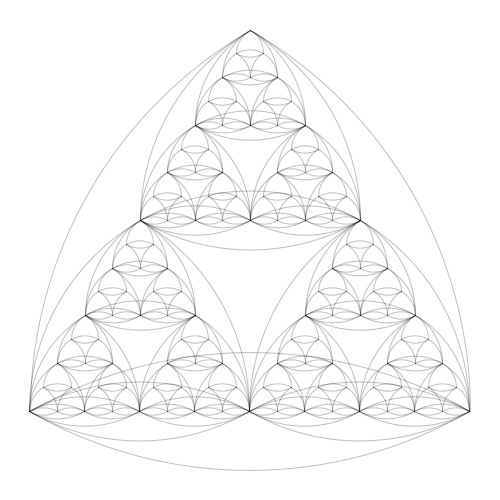
Frame 1 (no input)
Frame 60 (the mouse pressed at the canvas centre just before this capture): identical to frame 1, image omitted
Frame 120 (the mouse held since frame 60 and released just before this capture): identical to frame 1, image omitted

The Processing sketch that drew this single still picture (run headless with seeded random() and noise(); from frame 60 on, the mouse is pressed at the canvas centre):

// Processing sketch: processing_102084
// ── processing_102084.pde


  ////////////////////////////
  //                        //
  //        doodle 5        //
  //                        //
  ////////////////////////////

  // (c) Martin Schneider 2013


float rotation, velocity, d;
float centerX, centerY;
int border = 30;
int maxiter = 5;
float zoom = 1;


void setup() {
  
  size(500, 500);
  stroke(0, 64); 
  noFill(); 
  smooth();
  centerX = width/2; 
  centerY = border;
  d = min(width, height) - 2 * border;

}


void draw() {
  
  if(!keyPressed) {
    velocity *= 0.99;
    rotation += velocity * 0.05;
  }
  
  background(255);
  translate(centerX, centerY);
  scale(zoom * d);
  swing(maxiter);

}


void swing(int i) {
  
  pushMatrix();
  
  // swing it!
  rotate(rotation);
  
  // adjust stroke weight to scale
  strokeWeight(1.0/zoom/d * (1<<(maxiter-i)));
  
  // draw a big swing using turtle functions
  r(1); ar(); 
  r(1); f(); r(5); f(); r(3); ar(); 
  r(1); f(); r(4); ar(); 
  f(); r(2); ar();
  
  // draw smalls swings recursively
  if(i > 1) {
     f(); r(1); scale(.5); swing(i-1); 
     r(2); f(); r(4); swing(i-1); 
     f(); swing(i-1);
  }
  
  popMatrix();
  
}


// turtle functions
void f() { translate(1, 0); }
void r(int r) { rotate(PI * r/3); }
void ar() { arc(0, 0, 2, 2, 0, PI/3); }


// interaction
void mouseDragged() {
  
  switch(mouseButton) {
    
    case LEFT: // rotate 
      
      float pmouseAngle = atan2(pmouseY-centerY, pmouseX-centerX);
      float mouseAngle = atan2(mouseY-centerY, mouseX-centerX);
      float acc = (mouseAngle - pmouseAngle) / TWO_PI * 6;
      velocity += (acc > PI ? acc - TWO_PI : acc < -PI ? acc + TWO_PI : acc);
      break;
      
    case RIGHT: // move
      
      centerX += mouseX - pmouseX;
      centerY += mouseY - pmouseY;
      break;
      
    case CENTER: // scale
    
      float d1 = dist(mouseX, mouseY, centerX, centerY);
      float d2 = dist(pmouseX, pmouseY, centerX, centerY);
      if(d2 * d1 > 0) {
        zoom = zoom * d1 / d2;
      }
      break;
      
  } 
  
}
